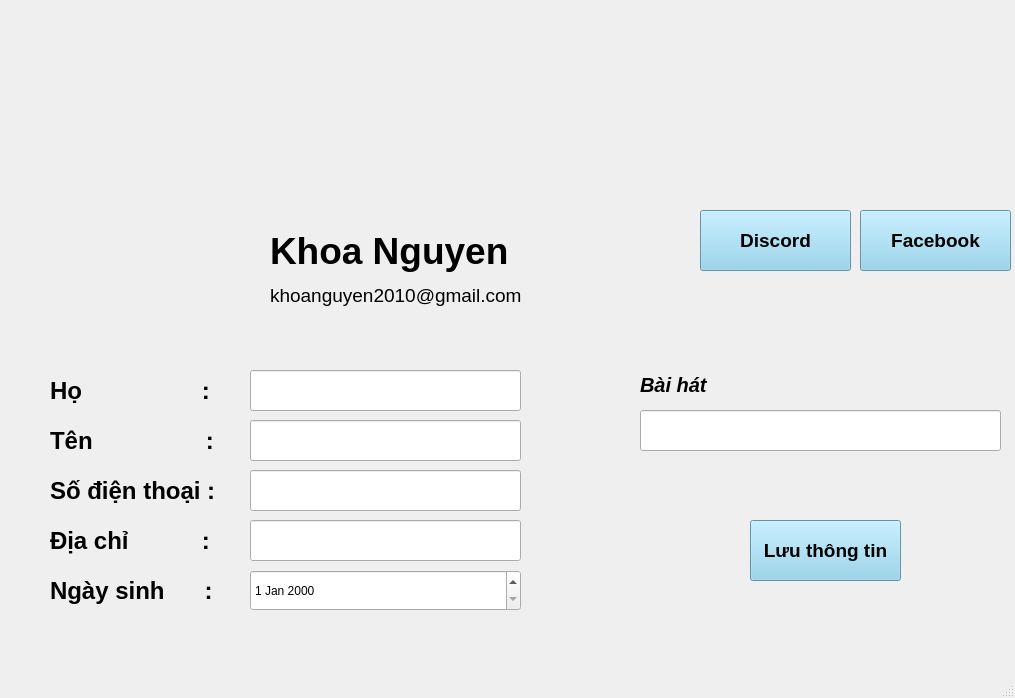
<?xml version="1.0" encoding="UTF-8"?>
<ui version="4.0">
 <class>MainWindow</class>
 <widget class="QMainWindow" name="MainWindow">
  <property name="geometry">
   <rect>
    <x>0</x>
    <y>0</y>
    <width>1015</width>
    <height>698</height>
   </rect>
  </property>
  <property name="windowTitle">
   <string>MainWindow</string>
  </property>
  <widget class="QWidget" name="centralwidget">
   <widget class="QLabel" name="label">
    <property name="geometry">
     <rect>
      <x>50</x>
      <y>150</y>
      <width>201</width>
      <height>201</height>
     </rect>
    </property>
    <property name="text">
     <string/>
    </property>
    <property name="pixmap">
     <pixmap>D:/TRUONG_KHOA/MIND_X_Truong_Khoa/Python_ADVANCE/Nguyen_lieu/images (2).jfif</pixmap>
    </property>
    <property name="scaledContents">
     <bool>true</bool>
    </property>
   </widget>
   <widget class="QLabel" name="label_2">
    <property name="geometry">
     <rect>
      <x>0</x>
      <y>0</y>
      <width>1011</width>
      <height>201</height>
     </rect>
    </property>
    <property name="text">
     <string/>
    </property>
    <property name="pixmap">
     <pixmap>D:/TRUONG_KHOA/MIND_X_Truong_Khoa/Python_ADVANCE/Nguyen_lieu/images (1).jfif</pixmap>
    </property>
    <property name="scaledContents">
     <bool>true</bool>
    </property>
   </widget>
   <widget class="QLabel" name="txtUsername">
    <property name="geometry">
     <rect>
      <x>270</x>
      <y>210</y>
      <width>271</width>
      <height>81</height>
     </rect>
    </property>
    <property name="font">
     <font>
      <family>Nirmala UI</family>
      <pointsize>28</pointsize>
      <weight>75</weight>
      <bold>true</bold>
     </font>
    </property>
    <property name="text">
     <string>Khoa Nguyen</string>
    </property>
   </widget>
   <widget class="QLabel" name="txtEmail">
    <property name="geometry">
     <rect>
      <x>270</x>
      <y>280</y>
      <width>261</width>
      <height>31</height>
     </rect>
    </property>
    <property name="font">
     <font>
      <family>Nirmala UI</family>
      <pointsize>14</pointsize>
     </font>
    </property>
    <property name="text">
     <string>khoanguyen2010@gmail.com</string>
    </property>
   </widget>
   <widget class="QLabel" name="label_5">
    <property name="geometry">
     <rect>
      <x>50</x>
      <y>370</y>
      <width>181</width>
      <height>41</height>
     </rect>
    </property>
    <property name="font">
     <font>
      <family>Nirmala UI</family>
      <pointsize>18</pointsize>
      <weight>75</weight>
      <bold>true</bold>
     </font>
    </property>
    <property name="text">
     <string>Họ                  :</string>
    </property>
   </widget>
   <widget class="QLabel" name="label_6">
    <property name="geometry">
     <rect>
      <x>50</x>
      <y>420</y>
      <width>181</width>
      <height>41</height>
     </rect>
    </property>
    <property name="font">
     <font>
      <family>Nirmala UI</family>
      <pointsize>18</pointsize>
      <weight>75</weight>
      <bold>true</bold>
     </font>
    </property>
    <property name="text">
     <string>Tên                 :</string>
    </property>
   </widget>
   <widget class="QLabel" name="label_7">
    <property name="geometry">
     <rect>
      <x>50</x>
      <y>470</y>
      <width>181</width>
      <height>41</height>
     </rect>
    </property>
    <property name="font">
     <font>
      <family>Nirmala UI</family>
      <pointsize>18</pointsize>
      <weight>75</weight>
      <bold>true</bold>
     </font>
    </property>
    <property name="text">
     <string>Số điện thoại :</string>
    </property>
   </widget>
   <widget class="QLabel" name="label_8">
    <property name="geometry">
     <rect>
      <x>50</x>
      <y>520</y>
      <width>181</width>
      <height>41</height>
     </rect>
    </property>
    <property name="font">
     <font>
      <family>Nirmala UI</family>
      <pointsize>18</pointsize>
      <weight>75</weight>
      <bold>true</bold>
     </font>
    </property>
    <property name="text">
     <string>Địa chỉ           :</string>
    </property>
   </widget>
   <widget class="QLineEdit" name="txtHo">
    <property name="geometry">
     <rect>
      <x>250</x>
      <y>370</y>
      <width>271</width>
      <height>41</height>
     </rect>
    </property>
   </widget>
   <widget class="QLineEdit" name="txtTen">
    <property name="geometry">
     <rect>
      <x>250</x>
      <y>420</y>
      <width>271</width>
      <height>41</height>
     </rect>
    </property>
   </widget>
   <widget class="QLineEdit" name="txtSodienthoai">
    <property name="geometry">
     <rect>
      <x>250</x>
      <y>470</y>
      <width>271</width>
      <height>41</height>
     </rect>
    </property>
   </widget>
   <widget class="QLineEdit" name="txtDiachi">
    <property name="geometry">
     <rect>
      <x>250</x>
      <y>520</y>
      <width>271</width>
      <height>41</height>
     </rect>
    </property>
   </widget>
   <widget class="QLabel" name="label_9">
    <property name="geometry">
     <rect>
      <x>50</x>
      <y>570</y>
      <width>181</width>
      <height>41</height>
     </rect>
    </property>
    <property name="font">
     <font>
      <family>Nirmala UI</family>
      <pointsize>18</pointsize>
      <weight>75</weight>
      <bold>true</bold>
     </font>
    </property>
    <property name="text">
     <string>Ngày sinh      :</string>
    </property>
   </widget>
   <widget class="QLabel" name="label_10">
    <property name="geometry">
     <rect>
      <x>640</x>
      <y>370</y>
      <width>141</width>
      <height>31</height>
     </rect>
    </property>
    <property name="font">
     <font>
      <family>Nirmala UI</family>
      <pointsize>15</pointsize>
      <weight>75</weight>
      <bold>true</bold>
     </font>
    </property>
    <property name="text">
     <string>&lt;html&gt;&lt;head/&gt;&lt;body&gt;&lt;p&gt;&lt;span style=&quot; font-style:italic;&quot;&gt;Bài hát&lt;/span&gt;&lt;/p&gt;&lt;/body&gt;&lt;/html&gt;</string>
    </property>
   </widget>
   <widget class="QLineEdit" name="txtBaihat">
    <property name="geometry">
     <rect>
      <x>640</x>
      <y>410</y>
      <width>361</width>
      <height>41</height>
     </rect>
    </property>
   </widget>
   <widget class="QDateEdit" name="mybirthday">
    <property name="geometry">
     <rect>
      <x>250</x>
      <y>570</y>
      <width>271</width>
      <height>41</height>
     </rect>
    </property>
   </widget>
   <widget class="QPushButton" name="btnSave">
    <property name="geometry">
     <rect>
      <x>750</x>
      <y>520</y>
      <width>151</width>
      <height>61</height>
     </rect>
    </property>
    <property name="font">
     <font>
      <family>Nirmala UI</family>
      <pointsize>14</pointsize>
      <weight>75</weight>
      <bold>true</bold>
     </font>
    </property>
    <property name="cursor">
     <cursorShape>PointingHandCursor</cursorShape>
    </property>
    <property name="styleSheet">
     <string notr="true">background-color:skyblue;</string>
    </property>
    <property name="text">
     <string>Lưu thông tin</string>
    </property>
   </widget>
   <widget class="QPushButton" name="btnFacebook">
    <property name="geometry">
     <rect>
      <x>860</x>
      <y>210</y>
      <width>151</width>
      <height>61</height>
     </rect>
    </property>
    <property name="font">
     <font>
      <family>Nirmala UI</family>
      <pointsize>14</pointsize>
      <weight>75</weight>
      <bold>true</bold>
     </font>
    </property>
    <property name="cursor">
     <cursorShape>PointingHandCursor</cursorShape>
    </property>
    <property name="styleSheet">
     <string notr="true">background-color:skyblue;</string>
    </property>
    <property name="text">
     <string>Facebook</string>
    </property>
    <property name="icon">
     <iconset>
      <normaloff>D:/TRUONG_KHOA/MIND_X_Truong_Khoa/Python_ADVANCE/Nguyen_lieu/4102573_applications_facebook_media_social_icon.png</normaloff>D:/TRUONG_KHOA/MIND_X_Truong_Khoa/Python_ADVANCE/Nguyen_lieu/4102573_applications_facebook_media_social_icon.png</iconset>
    </property>
    <property name="iconSize">
     <size>
      <width>30</width>
      <height>30</height>
     </size>
    </property>
   </widget>
   <widget class="QPushButton" name="btnDiscord">
    <property name="geometry">
     <rect>
      <x>700</x>
      <y>210</y>
      <width>151</width>
      <height>61</height>
     </rect>
    </property>
    <property name="font">
     <font>
      <family>Nirmala UI</family>
      <pointsize>14</pointsize>
      <weight>75</weight>
      <bold>true</bold>
     </font>
    </property>
    <property name="cursor">
     <cursorShape>PointingHandCursor</cursorShape>
    </property>
    <property name="styleSheet">
     <string notr="true">background-color:skyblue;</string>
    </property>
    <property name="text">
     <string>Discord</string>
    </property>
    <property name="icon">
     <iconset>
      <normaloff>../../../Downloads/8725815_discord_icon.png</normaloff>../../../Downloads/8725815_discord_icon.png</iconset>
    </property>
    <property name="iconSize">
     <size>
      <width>42</width>
      <height>42</height>
     </size>
    </property>
   </widget>
   <zorder>label_2</zorder>
   <zorder>label</zorder>
   <zorder>txtUsername</zorder>
   <zorder>txtEmail</zorder>
   <zorder>label_5</zorder>
   <zorder>label_6</zorder>
   <zorder>label_7</zorder>
   <zorder>label_8</zorder>
   <zorder>txtHo</zorder>
   <zorder>txtTen</zorder>
   <zorder>txtSodienthoai</zorder>
   <zorder>txtDiachi</zorder>
   <zorder>label_9</zorder>
   <zorder>label_10</zorder>
   <zorder>txtBaihat</zorder>
   <zorder>mybirthday</zorder>
   <zorder>btnSave</zorder>
   <zorder>btnFacebook</zorder>
   <zorder>btnDiscord</zorder>
  </widget>
  <widget class="QMenuBar" name="menubar">
   <property name="geometry">
    <rect>
     <x>0</x>
     <y>0</y>
     <width>1015</width>
     <height>21</height>
    </rect>
   </property>
  </widget>
  <widget class="QStatusBar" name="statusbar"/>
 </widget>
 <resources/>
 <connections/>
</ui>
